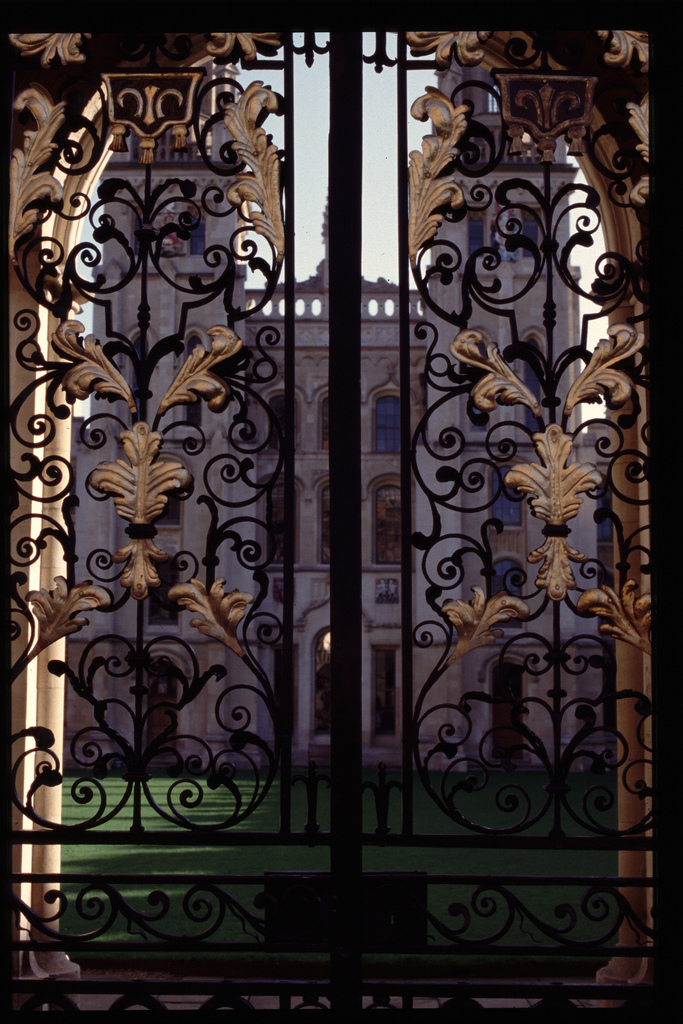
#> input picture z_extend_dct/all_souls_000000.jpg, 683 x 1024 px
$ python generate_dct.py   (Python 2 division)
#> lines starting #> are read from the running program, lines starting #| are printed output that depends on the picture
# coding=utf-8
'''
提取dct特征：首先将图像进行分割，然后统计每个patch前四个子带的AC和DC系数，然后产生级联特征。
'''
import cv2
import numpy as np


# split(): split image into patches, and save them
# return: null
def split(img, size=(64, 64), ratio=0.125, n=8, ):
    '''
    分割图像
    :param img: 图像路径
    :param size:
    :param ratio: patch_length/image_length
    :param n: number of patches per line
    :return:
    '''
#> called with img = './all_souls_000000.jpg', size = (64, 64), ratio = 0.125, n = 8
    assert size[0] == size[1], "size error"
    img_list = []
    img = cv2.resize(cv2.imread(img), size)
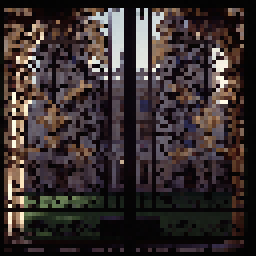
#> img: shape (64, 64, 3) (shown 4 times larger); mean B, G, R 46.4, 46.9, 56.3
    height = img.shape[0]
#> height = 64
    width = img.shape[1]
#> width = 64
    # cv2.imshow(imgPath, img)
    pHeight = int(ratio * height)
#> pHeight = 8
    pHeightInterval = (height - pHeight) / (n - 1)
#> pHeightInterval = 8

    pWidth = int(ratio * width)
#> pWidth = 8
    pWidthInterval = (width - pWidth) / (n - 1)
#> pWidthInterval = 8

    cnt = 1
    for j in range(n):
        for i in range(n):
            x = pWidthInterval * i
            y = pHeightInterval * j

            patch = img[y:y + pHeight, x:x + pWidth, :]
            img_list.append(patch)
            # cv2.imwrite(dstPath + '_%d' % cnt + '.jpg', patch);
            cnt += 1
#> after the loop, cnt = 65; img_list = 64 items
    return img_list


def dct(image):
    '''
    dct变换
    :param image: image matrix
    :return:
    '''
    img_YUV = cv2.cvtColor(image, cv2.COLOR_RGB2YUV)[:, :, 0]
    img1 = img_YUV.astype('float')  # 将uint8转化为float类型
    img_dct = cv2.dct(img1)
    return img_dct


def printZMatrix(matrix):
    '''
    该段代码只能遍历所有像素点。
    :param matrix:
    :return:
    '''
    result, count = [], 0
#> result = []; count = 0
    if len(matrix) == 0:
        return result
    m, n = len(matrix), len(matrix[0])
#> m = 8; n = 8
    i, j = 0, 0
    while count < m * n:
        up = True
        while up == True and i >= 0 and j < n:
            result.append(matrix[i][j])
            i -= 1
            j += 1
            count += 1
        # 可以往右走
        if j <= n - 1:
            i += 1
        # 不能往右,就只能往下走
        else:
            i += 2
            j -= 1
        up = False
        while up == False and i < m and j >= 0:
            result.append(matrix[i][j])
            i += 1
            j -= 1
            count += 1
        # 可以往下走
        if i <= m - 1:
            j += 1
        # 不能往下走，就只能往右
        else:
            j += 2
            i -= 1
#> this loop made 8 passes
#> after the loop, count = 64; i = 7; j = 9; result = 64 values, max 235.8 at index 0, min -138 at index 9, mean 0.488
    return result


def get_dct_feature(img):
    '''
    获取图像dct特征
    :param img: img path
    :return:
    '''
    dct_feature = []
    for img in split(img):
        zmatrix = printZMatrix(dct(img))[:10]
#> zmatrix = [235.8, -41.97, -53.26, -22.14, -15.01, -79.17, 3.98, 76.97, 40.77, -138]
        sub_dct = []
        '''
        sub_dct.append(abs(zmatrix[0]))
        sub_dct.append(abs(zmatrix[1])+zmatrix[2])
        sub_dct.append(abs(zmatrix[3]+zmatrix[4]+zmatrix[5]))
        sub_dct.append(abs(zmatrix[6]+zmatrix[7]+zmatrix[8]+zmatrix[9]))
        '''
        sub_dct.append(zmatrix[0])
        sub_dct.append(zmatrix[1] + zmatrix[2])
        sub_dct.append(zmatrix[3] + zmatrix[4] + zmatrix[5])
        sub_dct.append(zmatrix[6] + zmatrix[7] + zmatrix[8] + zmatrix[9])
        dct_feature.append(sub_dct)
    dct_feature_matrix = np.array(get_code_linear(dct_feature))
    return dct_feature_matrix


def get_code_linear(lists):
    '''
    比较patch相邻sub_dct元素大小
    '''
    j = len(lists) - 1
    hash_list = []
    m, n = 0, 1
    for i in range(j):
        sub_m = lists[m]
        sub_n = lists[n]
        if sub_m[0] > sub_n[0]:
            hash_list.append(1)
        else:
            hash_list.append(0)
        if sub_m[1] > sub_n[1]:
            hash_list.append(1)
        else:
            hash_list.append(0)
        if sub_m[2] > sub_n[2]:
            hash_list.append(1)
        else:
            hash_list.append(0)
        if sub_m[3] > sub_n[3]:
            hash_list.append(1)
        else:
            hash_list.append(0)
        m += 1
        n += 1
    sub_m = lists[j]
    sub_n = lists[0]
    if sub_m[0] > sub_n[0]:
        hash_list.append(1)
    else:
        hash_list.append(0)
    if sub_m[1] > sub_n[1]:
        hash_list.append(1)
    else:
        hash_list.append(0)
    if sub_m[2] > sub_n[2]:
        hash_list.append(1)
    else:
        hash_list.append(0)
    if sub_m[3] > sub_n[3]:
        hash_list.append(1)
    else:
        hash_list.append(0)
    return hash_list


if __name__ == "__main__":
    print get_dct_feature('./all_souls_000000.jpg')
